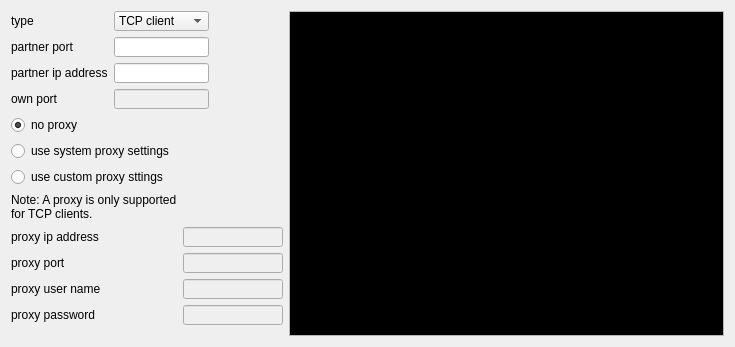
         <widget class="QWidget" name="scrollAreaWidgetContents_4">
          <property name="geometry">
           <rect>
            <x>0</x>
            <y>0</y>
            <width>735</width>
            <height>347</height>
           </rect>
          </property>
          <layout class="QHBoxLayout" name="horizontalLayout_9" stretch="0,1">
           <item>
            <layout class="QVBoxLayout" name="verticalLayout_10" stretch="0,0,0">
             <item>
              <layout class="QGridLayout" name="gridLayout_4">
               <item row="0" column="0">
                <widget class="QLabel" name="type">
                 <property name="text">
                  <string>type</string>
                 </property>
                </widget>
               </item>
               <item row="0" column="1">
                <widget class="QComboBox" name="socketsTypeComboBox">
                 <property name="enabled">
                  <bool>true</bool>
                 </property>
                 <property name="sizePolicy">
                  <sizepolicy hsizetype="Minimum" vsizetype="Fixed">
                   <horstretch>0</horstretch>
                   <verstretch>0</verstretch>
                  </sizepolicy>
                 </property>
                 <property name="minimumSize">
                  <size>
                   <width>0</width>
                   <height>20</height>
                  </size>
                 </property>
                 <property name="maximumSize">
                  <size>
                   <width>110</width>
                   <height>16777215</height>
                  </size>
                 </property>
                 <item>
                  <property name="text">
                   <string>TCP client</string>
                  </property>
                 </item>
                 <item>
                  <property name="text">
                   <string>TCP server</string>
                  </property>
                 </item>
                 <item>
                  <property name="text">
                   <string>UDP socket</string>
                  </property>
                 </item>
                </widget>
               </item>
               <item row="1" column="0">
                <widget class="QLabel" name="socketPortLabel">
                 <property name="text">
                  <string>partner port</string>
                 </property>
                </widget>
               </item>
               <item row="1" column="1">
                <widget class="QLineEdit" name="socketPartnerPortLineEdit">
                 <property name="enabled">
                  <bool>true</bool>
                 </property>
                 <property name="sizePolicy">
                  <sizepolicy hsizetype="Ignored" vsizetype="Fixed">
                   <horstretch>0</horstretch>
                   <verstretch>0</verstretch>
                  </sizepolicy>
                 </property>
                 <property name="minimumSize">
                  <size>
                   <width>0</width>
                   <height>20</height>
                  </size>
                 </property>
                 <property name="maximumSize">
                  <size>
                   <width>16777215</width>
                   <height>20</height>
                  </size>
                 </property>
                </widget>
               </item>
               <item row="2" column="0">
                <widget class="QLabel" name="soketAddressLabel">
                 <property name="text">
                  <string>partner ip address</string>
                 </property>
                </widget>
               </item>
               <item row="2" column="1">
                <widget class="QLineEdit" name="socketAdressLineEdit">
                 <property name="enabled">
                  <bool>true</bool>
                 </property>
                 <property name="sizePolicy">
                  <sizepolicy hsizetype="Ignored" vsizetype="Fixed">
                   <horstretch>0</horstretch>
                   <verstretch>0</verstretch>
                  </sizepolicy>
                 </property>
                 <property name="minimumSize">
                  <size>
                   <width>0</width>
                   <height>20</height>
                  </size>
                 </property>
                 <property name="maximumSize">
                  <size>
                   <width>16777215</width>
                   <height>20</height>
                  </size>
                 </property>
                 <property name="inputMask">
                  <string/>
                 </property>
                 <property name="text">
                  <string/>
                 </property>
                </widget>
               </item>
               <item row="3" column="0">
                <widget class="QLabel" name="socketOwnUdpPort">
                 <property name="text">
                  <string>own port</string>
                 </property>
                </widget>
               </item>
               <item row="3" column="1">
                <widget class="QLineEdit" name="socketOwnPortLineEdit">
                 <property name="enabled">
                  <bool>false</bool>
                 </property>
                 <property name="sizePolicy">
                  <sizepolicy hsizetype="Ignored" vsizetype="Fixed">
                   <horstretch>0</horstretch>
                   <verstretch>0</verstretch>
                  </sizepolicy>
                 </property>
                 <property name="minimumSize">
                  <size>
                   <width>0</width>
                   <height>20</height>
                  </size>
                 </property>
                 <property name="maximumSize">
                  <size>
                   <width>16777215</width>
                   <height>20</height>
                  </size>
                 </property>
                </widget>
               </item>
               <item row="1" column="2">
                <spacer name="horizontalSpacer_4">
                 <property name="orientation">
                  <enum>Qt::Horizontal</enum>
                 </property>
                 <property name="sizeHint" stdset="0">
                  <size>
                   <width>40</width>
                   <height>20</height>
                  </size>
                 </property>
                </spacer>
               </item>
              </layout>
             </item>
             <item>
              <layout class="QGridLayout" name="gridLayout_10">
               <item row="0" column="0">
                <widget class="QRadioButton" name="noProxyRadioButton">
                 <property name="maximumSize">
                  <size>
                   <width>100</width>
                   <height>16777215</height>
                  </size>
                 </property>
                 <property name="text">
                  <string>no proxy</string>
                 </property>
                 <property name="checked">
                  <bool>true</bool>
                 </property>
                </widget>
               </item>
               <item row="1" column="0">
                <widget class="QRadioButton" name="useSystemProxyRadioButton">
                 <property name="sizePolicy">
                  <sizepolicy hsizetype="Minimum" vsizetype="Minimum">
                   <horstretch>0</horstretch>
                   <verstretch>0</verstretch>
                  </sizepolicy>
                 </property>
                 <property name="maximumSize">
                  <size>
                   <width>200</width>
                   <height>16777215</height>
                  </size>
                 </property>
                 <property name="text">
                  <string>use system proxy settings</string>
                 </property>
                </widget>
               </item>
               <item row="5" column="1">
                <widget class="QLineEdit" name="proxyPortLineEdit">
                 <property name="enabled">
                  <bool>false</bool>
                 </property>
                 <property name="sizePolicy">
                  <sizepolicy hsizetype="Minimum" vsizetype="Fixed">
                   <horstretch>0</horstretch>
                   <verstretch>0</verstretch>
                  </sizepolicy>
                 </property>
                 <property name="minimumSize">
                  <size>
                   <width>0</width>
                   <height>20</height>
                  </size>
                 </property>
                 <property name="maximumSize">
                  <size>
                   <width>100</width>
                   <height>20</height>
                  </size>
                 </property>
                </widget>
               </item>
               <item row="5" column="0">
                <widget class="QLabel" name="label_20">
                 <property name="text">
                  <string>proxy port</string>
                 </property>
                </widget>
               </item>
               <item row="6" column="0">
                <widget class="QLabel" name="label_21">
                 <property name="text">
                  <string>proxy user name</string>
                 </property>
                </widget>
               </item>
               <item row="6" column="1">
                <widget class="QLineEdit" name="proxyUserNameLineEdit">
                 <property name="enabled">
                  <bool>false</bool>
                 </property>
                 <property name="sizePolicy">
                  <sizepolicy hsizetype="Minimum" vsizetype="Fixed">
                   <horstretch>0</horstretch>
                   <verstretch>0</verstretch>
                  </sizepolicy>
                 </property>
                 <property name="minimumSize">
                  <size>
                   <width>0</width>
                   <height>20</height>
                  </size>
                 </property>
                 <property name="maximumSize">
                  <size>
                   <width>100</width>
                   <height>20</height>
                  </size>
                 </property>
                </widget>
               </item>
               <item row="7" column="0">
                <widget class="QLabel" name="label_22">
                 <property name="text">
                  <string>proxy password</string>
                 </property>
                </widget>
               </item>
               <item row="7" column="1">
                <widget class="QLineEdit" name="proxyPasswordLineEdit">
                 <property name="enabled">
                  <bool>false</bool>
                 </property>
                 <property name="sizePolicy">
                  <sizepolicy hsizetype="Minimum" vsizetype="Fixed">
                   <horstretch>0</horstretch>
                   <verstretch>0</verstretch>
                  </sizepolicy>
                 </property>
                 <property name="minimumSize">
                  <size>
                   <width>0</width>
                   <height>20</height>
                  </size>
                 </property>
                 <property name="maximumSize">
                  <size>
                   <width>100</width>
                   <height>20</height>
                  </size>
                 </property>
                 <property name="echoMode">
                  <enum>QLineEdit::Password</enum>
                 </property>
                </widget>
               </item>
               <item row="4" column="0">
                <widget class="QLabel" name="label_19">
                 <property name="text">
                  <string>proxy ip address</string>
                 </property>
                </widget>
               </item>
               <item row="2" column="0">
                <widget class="QRadioButton" name="useSpecificProxyRadioButton">
                 <property name="sizePolicy">
                  <sizepolicy hsizetype="Minimum" vsizetype="Minimum">
                   <horstretch>0</horstretch>
                   <verstretch>0</verstretch>
                  </sizepolicy>
                 </property>
                 <property name="maximumSize">
                  <size>
                   <width>200</width>
                   <height>16777215</height>
                  </size>
                 </property>
                 <property name="text">
                  <string>use custom proxy sttings</string>
                 </property>
                </widget>
               </item>
               <item row="4" column="1">
                <widget class="QLineEdit" name="proxyAddressLineEdit">
                 <property name="enabled">
                  <bool>false</bool>
                 </property>
                 <property name="sizePolicy">
                  <sizepolicy hsizetype="Minimum" vsizetype="Fixed">
                   <horstretch>0</horstretch>
                   <verstretch>0</verstretch>
                  </sizepolicy>
                 </property>
                 <property name="minimumSize">
                  <size>
                   <width>0</width>
                   <height>20</height>
                  </size>
                 </property>
                 <property name="maximumSize">
                  <size>
                   <width>100</width>
                   <height>20</height>
                  </size>
                 </property>
                </widget>
               </item>
               <item row="3" column="0">
                <widget class="QLabel" name="label_23">
                 <property name="text">
                  <string>Note: A proxy is only supported
for TCP clients.</string>
                 </property>
                </widget>
               </item>
              </layout>
             </item>
             <item>
              <spacer name="verticalSpacer_5">
               <property name="orientation">
                <enum>Qt::Vertical</enum>
               </property>
               <property name="sizeHint" stdset="0">
                <size>
                 <width>20</width>
                 <height>40</height>
                </size>
               </property>
              </spacer>
             </item>
            </layout>
           </item>
           <item>
            <widget class="QTextEdit" name="iPAddressesTextEdit">
             <property name="palette">
              <palette>
               <active>
                <colorrole role="Text">
                 <brush brushstyle="SolidPattern">
                  <color alpha="255">
                   <red>0</red>
                   <green>255</green>
                   <blue>0</blue>
                  </color>
                 </brush>
                </colorrole>
                <colorrole role="Base">
                 <brush brushstyle="SolidPattern">
                  <color alpha="255">
                   <red>0</red>
                   <green>0</green>
                   <blue>0</blue>
                  </color>
                 </brush>
                </colorrole>
               </active>
               <inactive>
                <colorrole role="Text">
                 <brush brushstyle="SolidPattern">
                  <color alpha="255">
                   <red>0</red>
                   <green>255</green>
                   <blue>0</blue>
                  </color>
                 </brush>
                </colorrole>
                <colorrole role="Base">
                 <brush brushstyle="SolidPattern">
                  <color alpha="255">
                   <red>0</red>
                   <green>0</green>
                   <blue>0</blue>
                  </color>
                 </brush>
                </colorrole>
               </inactive>
               <disabled>
                <colorrole role="Text">
                 <brush brushstyle="SolidPattern">
                  <color alpha="255">
                   <red>120</red>
                   <green>120</green>
                   <blue>120</blue>
                  </color>
                 </brush>
                </colorrole>
                <colorrole role="Base">
                 <brush brushstyle="SolidPattern">
                  <color alpha="255">
                   <red>240</red>
                   <green>240</green>
                   <blue>240</blue>
                  </color>
                 </brush>
                </colorrole>
               </disabled>
              </palette>
             </property>
             <property name="readOnly">
              <bool>true</bool>
             </property>
            </widget>
           </item>
          </layout>
         </widget>
